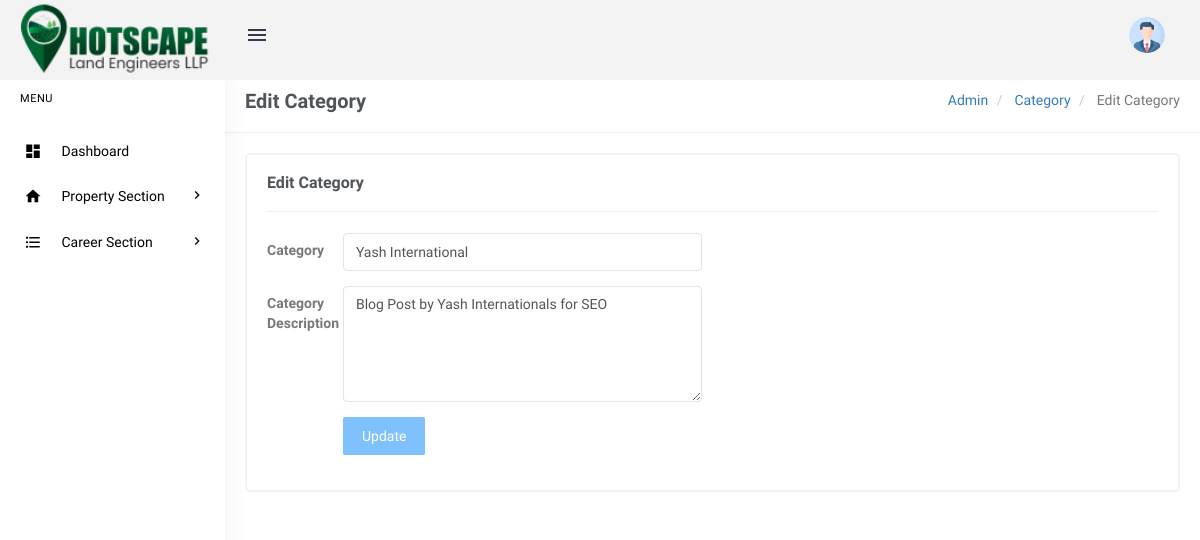
The app's page /admin/edit-category.php?cid=8 (signed in) with its own data.
### tables this page shows
CREATE TABLE `tblcategory` (
  `id` int(11) NOT NULL,
  `CategoryName` varchar(200) DEFAULT NULL,
  `Description` mediumtext DEFAULT NULL,
  `PostingDate` timestamp NULL DEFAULT current_timestamp(),
  `UpdationDate` timestamp NULL DEFAULT NULL ON UPDATE current_timestamp(),
  `Is_Active` int(1) DEFAULT NULL
);

### admin/edit-category.php (the view, shortened to what this page needs)
<?php
include('includes/config.php');
if(strlen($_SESSION['login'])==0)
  {
header('location:index.php');
}
else{
?>
<!DOCTYPE html>
<html lang="en">
    <head>
        <link href="assets/css/bootstrap.min.css" rel="stylesheet" type="text/css" />
        <link href="assets/css/core.css" rel="stylesheet" type="text/css" />
        <link href="assets/css/components.css" rel="stylesheet" type="text/css" />
        <link href="assets/css/icons.css" rel="stylesheet" type="text/css" />
        <link href="assets/css/pages.css" rel="stylesheet" type="text/css" />
        <link href="assets/css/menu.css" rel="stylesheet" type="text/css" />
        <link href="assets/css/responsive.css" rel="stylesheet" type="text/css" />
		<link rel="stylesheet" href="../plugins/switchery/switchery.min.css">
    </head>
    <body class="fixed-left">
        <div id="wrapper">
 <?php include('includes/topheader.php');?>
           <?php include('includes/leftsidebar.php');?>
            <div class="content-page">
                <div class="content">
                    <div class="container">
                        <div class="row">
							<div class="col-xs-12">
								<div class="page-title-box">
                                    <h4 class="page-title">Edit Category</h4>
                                    <ol class="breadcrumb p-0 m-0">
                                        <li>
                                            <a href="#">Admin</a>
                                        </li>
                                        <li>
                                            <a href="#">Category </a>
                                        </li>
                                        <li class="active">
                                            Edit Category
                                        </li>
                                    </ol>
                                    <div class="clearfix"></div>
                                </div>
							</div>
						</div>
                        <div class="row">
                            <div class="col-sm-12">
                                <div class="card-box">
                                    <h4 class="m-t-0 header-title"><b>Edit Category </b></h4>
                                    <hr />
<div class="row">
<div class="col-sm-6">
</div>
</div>
<?php
$catid=intval($_GET['cid']);
$query=mysqli_query($con,"Select id,CategoryName,Description,PostingDate,UpdationDate from  tblcategory where Is_Active=1 and id='$catid'");
while($row=mysqli_fetch_array($query))
{
?>
                        			<div class="row">
                        				<div class="col-md-6">
                        					<form class="form-horizontal" name="category" method="post">
	                                            <div class="form-group">
	                                                <label class="col-md-2 control-label">Category</label>
	                                                <div class="col-md-10">
	                                                    <input type="text" class="form-control" value="<?php echo htmlentities($row['CategoryName']);?>" name="category" required>
	                                                </div>
	                                            </div>
	                                            <div class="form-group">
	                                                <label class="col-md-2 control-label">Category Description</label>
	                                                <div class="col-md-10">
 <textarea class="form-control" rows="5" name="description" required><?php echo htmlentities($row['Description']);?></textarea>
	                                                </div>
	                                            </div>
<?php } ?>
        <div class="form-group">
                                                    <label class="col-md-2 control-label">&nbsp;</label>
                                                    <div class="col-md-10">
                                                <button type="submit" class="btn btn-custom waves-effect waves-light btn-md" name="submit">
                                                    Update
                                                </button>
                                                    </div>
                                                </div>
	                                        </form>
                        				</div>
                        			</div>
                                </div>
                            </div>
                        </div>
                    </div>
                </div>
            </div>
        </div>
    </body>
</html>
<?php } ?>

### admin/assets/css/core.css (style rules this page uses)
body { font-family: 'Varela Round', sans-serif; margin: 0; overflow-x: hidden; color: #797979; }
html { position: relative; min-height: 100%; }
.h1, .h2, .h3, .h4, .h5, .h6, h1, h2, h3, h4, h5, h6 { color: #505458; font-family: 'Hind Madurai', sans-serif; margin: 10px 0; }
* { outline: none !important; }
b, strong { font-weight: 600; font-family: 'Hind Madurai', sans-serif; }
.container { width: auto; }
.p-0 { padding: 0 !important; }
.m-0 { margin: 0 !important; }
.m-t-0 { margin-top: 0 !important; }
.card-box { padding: 20px; border: 2px solid #f3f3f3; -webkit-border-radius: 5px; border-radius: 5px; -moz-border-radius: 5px; background-clip: padding-box; margin-bottom: 20px; background-color: #ffffff; }
.row { margin-right: -10px; margin-left: -10px; }
.col-lg-1, .col-lg-10, .col-lg-11, .col-lg-12, .col-lg-2, .col-lg-3, .col-lg-4, .col-lg-5, .col-lg-6, .col-lg-7, .col-lg-8, .col-lg-9, .col-md-1, .col-md-10, .col-md-11, .col-md-12, .col-md-2, .col-md-3, .col-md-4, .col-md-5, .col-md-6, .col-md-7, .col-md-8, .col-md-9, .col-sm-1, .col-sm-10, .col-sm-11, .col-sm-12, .col-sm-2, .col-sm-3, .col-sm-4, .col-sm-5, .col-sm-6, .col-sm-7, .col-sm-8, .col-sm-9, .col-xs-1, .col-xs-10, .col-xs-11, .col-xs-12, .col-xs-2, .col-xs-3, .col-xs-4, .col-xs-5, .col-xs-6, .col-xs-7, .col-xs-8, .col-xs-9 { padding-left: 10px; padding-right: 10px; }
.breadcrumb { background-color: transparent; margin-bottom: 15px; padding-top: 10px; padding-left: 0; }
.waves-effect { position: relative; cursor: pointer; display: inline-block; overflow: hidden; -webkit-user-select: none; -moz-user-select: none; -ms-user-select: none; user-select: none; -webkit-tap-highlight-color: transparent; vertical-align: middle; z-index: 1; will-change: opacity, transform; -webkit-transition: all 0.3s ease-out; -moz-transition: all 0.3s ease-out; -o-transition: all 0.3s ease-out; -ms-transition: all 0.3s ease-out; transition: all 0.3s ease-out; }

### admin/assets/css/menu.css (style rules this page uses)
.content-page { margin-left: 225px; overflow: hidden; }
.content-page .content { padding: 0 5px 10px 5px; margin-top: 70px; }
.page-title { font-size: 20px; margin-bottom: 0; margin-top: 0; font-weight: 600; }
.header-title { font-size: 16px; line-height: 16px; margin-bottom: 8px; font-weight: 600; }
.page-title-box { padding: 20px; border-bottom: 1px solid #eee; margin: 0 -20px 20px -20px; }
.page-title-box .page-title { margin-bottom: 0; float: left; }
.page-title-box .breadcrumb { float: right; background-color: transparent !important; }

### records on screen
tblcategory: category "Yash International", description "Blog Post by Yash Internationals for SEO"
